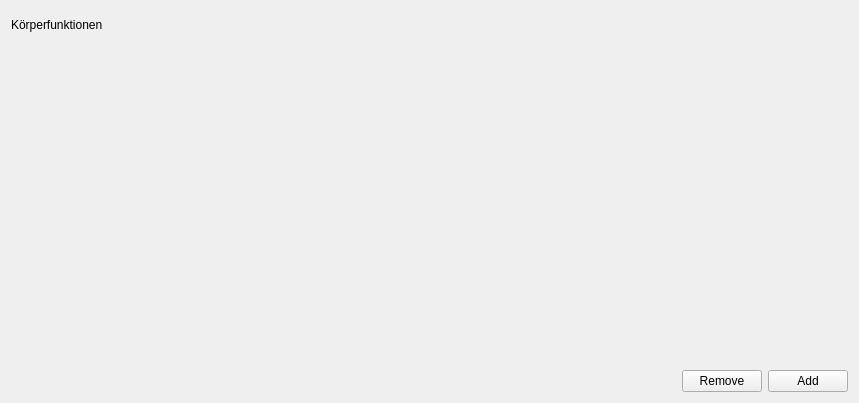
<?xml version="1.0" encoding="UTF-8"?>
<ui version="4.0">
 <class>GUI_Function</class>
 <widget class="QWidget" name="GUI_Function">
  <property name="geometry">
   <rect>
    <x>0</x>
    <y>0</y>
    <width>859</width>
    <height>403</height>
   </rect>
  </property>
  <property name="windowTitle">
   <string>Form</string>
  </property>
  <layout class="QVBoxLayout" name="verticalLayout">
   <item>
    <layout class="QHBoxLayout" name="horizontalLayout">
     <item>
      <widget class="QLabel" name="label">
       <property name="text">
        <string>Körperfunktionen</string>
       </property>
      </widget>
     </item>
     <item>
      <spacer name="horizontalSpacer">
       <property name="orientation">
        <enum>Qt::Horizontal</enum>
       </property>
       <property name="sizeHint" stdset="0">
        <size>
         <width>40</width>
         <height>20</height>
        </size>
       </property>
      </spacer>
     </item>
    </layout>
   </item>
   <item>
    <widget class="GUI_FunctionForm" name="widget" native="true"/>
   </item>
   <item>
    <widget class="GUI_FunctionForm" name="widget_2" native="true"/>
   </item>
   <item>
    <widget class="GUI_FunctionForm" name="widget_3" native="true"/>
   </item>
   <item>
    <widget class="GUI_FunctionForm" name="widget_4" native="true"/>
   </item>
   <item>
    <widget class="GUI_FunctionForm" name="widget_5" native="true"/>
   </item>
   <item>
    <widget class="GUI_FunctionForm" name="widget_10" native="true"/>
   </item>
   <item>
    <widget class="GUI_FunctionForm" name="widget_7" native="true"/>
   </item>
   <item>
    <widget class="GUI_FunctionForm" name="widget_9" native="true"/>
   </item>
   <item>
    <widget class="GUI_FunctionForm" name="widget_6" native="true"/>
   </item>
   <item>
    <widget class="GUI_FunctionForm" name="widget_8" native="true"/>
   </item>
   <item>
    <layout class="QHBoxLayout" name="horizontalLayout_2">
     <item>
      <spacer name="horizontalSpacer_2">
       <property name="orientation">
        <enum>Qt::Horizontal</enum>
       </property>
       <property name="sizeHint" stdset="0">
        <size>
         <width>40</width>
         <height>20</height>
        </size>
       </property>
      </spacer>
     </item>
     <item>
      <widget class="QPushButton" name="removeButton">
       <property name="text">
        <string>Remove</string>
       </property>
      </widget>
     </item>
     <item>
      <widget class="QPushButton" name="addButton">
       <property name="text">
        <string>Add</string>
       </property>
      </widget>
     </item>
    </layout>
   </item>
  </layout>
 </widget>
 <customwidgets>
  <customwidget>
   <class>GUI_FunctionForm</class>
   <extends>QWidget</extends>
   <header location="global">gui_functionform.h</header>
   <container>1</container>
  </customwidget>
 </customwidgets>
 <resources/>
 <connections/>
</ui>
